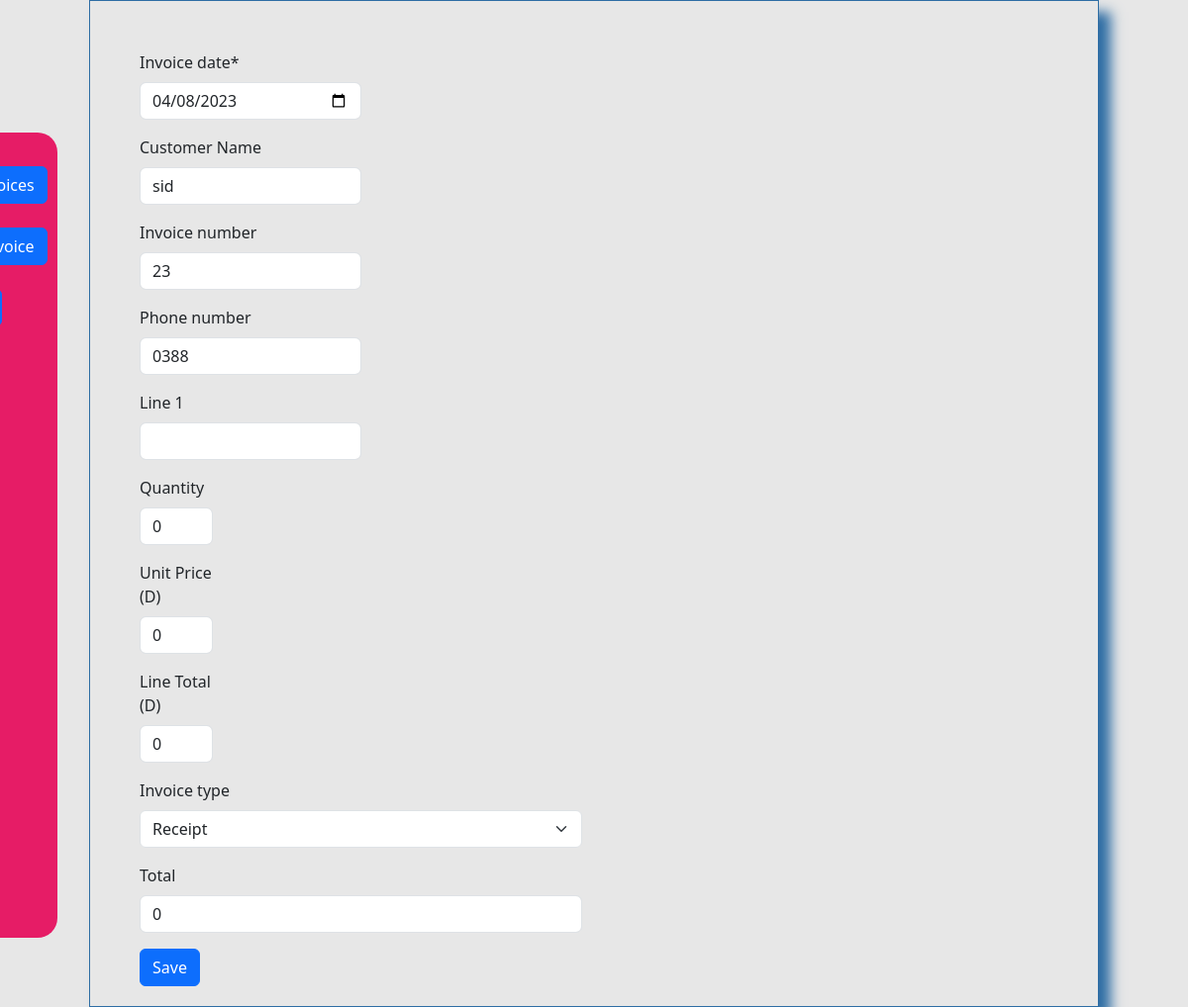
/update_invoice/26/, run on the app's committed database.
### invoicemgmt/models.py (models this page shows, shortened)
class Invoice(models.Model):
    comments = models.TextField(
        max_length=3000, default='', blank=True, null=True)
    invoice_number = models.IntegerField(blank=True, null=True)
    invoice_date = models.DateField(
        auto_now_add=False, auto_now=False, blank=True, null=True)
    name = models.CharField('Customer Name', max_length=120,
                            default='', blank=True, null=True)
    line_one = models.CharField(
        'Line 1', max_length=120, default='', blank=True, null=True)
    line_one_quantity = models.IntegerField(
        'Quantity', default=0, blank=True, null=True)
    line_one_unit_price = models.IntegerField(
        'Unit Price (D)', default=0, blank=True, null=True)
    line_one_total_price = models.IntegerField(
        'Line Total (D)', default=0, blank=True, null=True)
    line_two = models.CharField(
        'Line 2', max_length=120, default='', blank=True, null=True)
    line_two_quantity = models.IntegerField(
        'Quantity', default=0, blank=True, null=True)
    line_two_unit_price = models.IntegerField(
        'Unit Price (D)', default=0, blank=True, null=True)
    line_two_total_price = models.IntegerField(
        'Line Total (D)', default=0, blank=True, null=True)
    line_three = models.CharField(
        'Line 3', max_length=120, default='', blank=True, null=True)
    line_three_quantity = models.IntegerField(
        'Quantity', default=0, blank=True, null=True)
    line_three_unit_price = models.IntegerField(
        'Unit Price (D)', default=0, blank=True, null=True)
    line_three_total_price = models.IntegerField(
        'Line Total (D)', default=0, blank=True, null=True)
    line_four = models.CharField(
        'Line 4', max_length=120, default='', blank=True, null=True)
    line_four_quantity = models.IntegerField(
        'Quantity', default=0, blank=True, null=True)
    line_four_unit_price = models.IntegerField(
        'Unit Price (D)', default=0, blank=True, null=True)
    line_four_total_price = models.IntegerField(
        'Line Total (D)', default=0, blank=True, null=True)
    line_five = models.CharField(
        'Line 5', max_length=120, default='', blank=True, null=True)
    line_five_quantity = models.IntegerField(
        'Quantity', default=0, blank=True, null=True)
    line_five_unit_price = models.IntegerField(
        'Unit Price (D)', default=0, blank=True, null=True)
    line_five_total_price = models.IntegerField(
        'Line Total (D)', default=0, blank=True, null=True)
    phone_number = models.CharField(
        max_length=120, default='', blank=True, null=True)
    total = models.IntegerField(default='0', blank=True, null=True)
    balance = models.IntegerField(default='0', blank=True, null=True)
    timestamp = models.DateTimeField(auto_now_add=True, auto_now=False)
    last_updated = models.DateTimeField(
        auto_now_add=False, auto_now=True, blank=True)
    paid = models.BooleanField(default=False)
    invoice_type_choice = (
        ('Receipt', 'Receipt'),
        ('Proforma Invoice', 'Proforma Invoice'),
        ('Invoice', 'Invoice'),
    )
    invoice_type = models.CharField(
        max_length=50, default='', blank=True, null=True, choices=invoice_type_choice)

### invoicemgmt/views.py (the view)
# urls.py: path('update_invoice/<str:pk>/', views.update_invoice, name="update_invoice"),
def update_invoice(request, pk):
    queryset = Invoice.objects.get(id=pk)
    form = InvoiceUpdateForm(instance=queryset)
    if request.method == 'POST':
        form = InvoiceUpdateForm(request.POST, instance=queryset)
        if form.is_valid():
            form.save()
            return redirect('/list_invoice')
    context = {
        'form': form
    }
    return render(request, 'add_invoice.html', context)

### invoicemgmt/forms.py (shortened to what this page needs)
class InvoiceUpdateForm(forms.ModelForm):
    invoice_date = forms.DateField(
        widget=forms.DateInput(attrs={'type': 'date'}))
    class Meta:
        model = Invoice
        fields = ['name', 'phone_number', 'invoice_date', 'invoice_number',
                  'line_one', 'line_one_quantity', 'line_one_unit_price', 'line_one_total_price',
                  'line_two', 'line_two_quantity', 'line_two_unit_price', 'line_two_total_price',
                  'line_three', 'line_three_quantity', 'line_three_unit_price', 'line_three_total_price',
                  'line_four', 'line_four_quantity', 'line_four_unit_price', 'line_four_total_price',
                  'line_five', 'line_five_quantity', 'line_five_unit_price', 'line_five_total_price',
                  'total', 'paid', 'invoice_type'
                  ]

### templates/add_invoice.html
{% extends 'navbar.html' %} {% load crispy_forms_tags %} {% load widget_tweaks %}  {% block content %}
<div class="myForm">
  <form method='POST' action=''>{% csrf_token %}
      <div class="row">
          <div class='col-sm-6'>
              <div class="form-row">
                <div class="form-group col-md-6">
                  {{ form.invoice_date|as_crispy_field }} {{ form.name|as_crispy_field }}
                </div>
                <div class="form-group col-md-6">
                  {{ form.invoice_number|as_crispy_field }} {{ form.phone_number|as_crispy_field }}
                </div>
              </div>
              <div class="form-row">
                <div class="form-group col-md-6">
                  {{ form.line_one|as_crispy_field }}
                </div>
                <div class="form-group col-md-2">
                  {{ form.line_one_quantity |add_class:'id_line_one_quantity'| as_crispy_field }}
                </div>
                <div class="form-group col-md-2">
                  {{ form.line_one_unit_price|add_class:'id_line_one_unit_price'|as_crispy_field}}
                </div>
                <div class="form-group col-md-2">
                  {{ form.line_one_total_price| add_class:'id_line_one_total_price'|as_crispy_field}}
                </div>
              </div>
              <div class="form-row">
                <div class="form-group col-md-12">
                  {{ form.invoice_type|as_crispy_field }}
                </div>
                <div class="form-group col-md-12">
                  {{ form.total|add_class:'id_total'|as_crispy_field }}
                </div>
              </div>
              <button type="submit" class="btn btn-primary">Save</button>
          </div>
      </div>
  </form>
</div>
</div>
{% endblock %}

### static/css/stylesheet.css (style rules this page uses)
body { background-color: #e7e7e7!important; }
.myForm form { box-shadow: 10px 10px 10px; box-shadow: 12px 12px 12px #2e6da4; border: 1px solid #2e6da4; padding: 50px; padding-bottom: 20px; }

### data on the page
Invoice: invoice_date "04/08/2023", name "sid", invoice_number "23", phone_number "0388", line_one_quantity "0", line_one_unit_price "0", line_one_total_price "0", invoice_type "Receipt", total "0"
